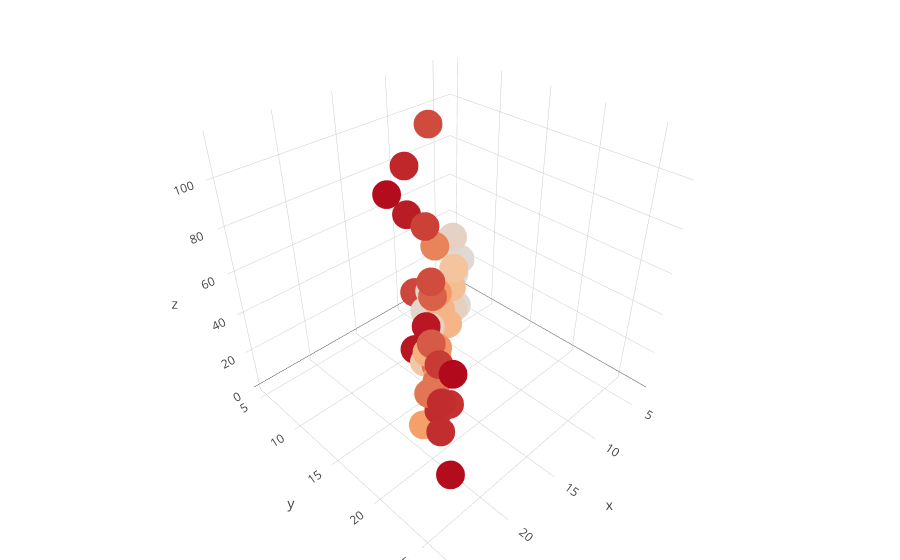

Notebook cell for this chart:
### Code cell
# create trace 1 that is 3d scatter
trace1 = go.Scatter3d(
    x=result.prediction,
    y=result.label,
    z=result.Newspaper,
    mode='markers',
    marker=dict(
        size=10,
        color=result.Radio,                # set color to an array/list of desired values      
    )
)

data = [trace1]
layout = go.Layout(
    margin=dict(
        l=0,
        r=0,
        b=0,
        t=0  
    )
    
)
fig = go.Figure(data=data, layout=layout)
iplot(fig)

### Figure 1 — Plotly figure (JSON) as saved in the notebook; plotly's stock layout.template omitted (floating-point values rounded to 4 significant figures)
{"data": [{"marker": {"color": [45.9, 48.9, 2.1, 2.6, 36.6, 29.3, 28.3, 20, 1.4, 22.3, 33.4, 25.7, 9.9, 3.1, 41.7, 49.4, 42.7, 15.5, 43.7, 1.6, 43, 14, 42.3, 36.3, 17.2, 0.3, 15.4, 46.8, 14.3, 32.3, 11.8, 38.6, 47, 39.7, 21.1, 37.6, 5.2, 20.9, 48.9, 28.7, 4.1, 4.9, 8.6], "size": 10}, "mode": "markers", "type": "scatter3d", "uid": "0fd7bb68-e1e5-4937-855a-1b96f19cb4f6", "x": [12.77, 12.99, 3.731, 12.28, 13.17, 15.05, 21.48, 18.63, 7.443, 16.3, 17.37, 9.128, 8.859, 12.38, 20.75, 21.5, 22.93, 16.58, 12.33, 4.468, 20.88, 10.45, 24.11, 23.22, 14.64, 6.992, 13.75, 15.65, 11.92, 19.47, 9.124, 12.2, 14.37, 18.36, 15.41, 11.16, 13.11, 14.34, 24.85, 17.06, 4.507, 8.069, 14.9], "y": [9.3, 7.2, 4.8, 10.6, 12.5, 15, 21.4, 17.4, 9.5, 16.6, 17.1, 8.5, 10.6, 11.4, 22.6, 23.7, 24.2, 15.7, 8.7, 6.9, 21.7, 11.5, 25.4, 23.8, 14.7, 8.7, 14.1, 14.6, 12.2, 19.7, 10.6, 10.8, 11.6, 19, 15.6, 8, 12.2, 14.5, 27, 17.3, 5.9, 9.7, 13.4], "z": [69.3, 75, 1, 21.2, 114, 12.6, 43.2, 0.3, 7.4, 31.6, 38.7, 43.3, 35.7, 34.6, 39.6, 60, 54.7, 27.3, 89.4, 20.7, 33.8, 10.9, 51.2, 100.9, 17.9, 23.2, 2.4, 34.5, 25.6, 74.2, 25.9, 65.6, 8.5, 37.7, 9.5, 21.6, 19.4, 47.4, 41.8, 18.2, 31.6, 8.1, 8.7]}], "layout": {"margin": {"b": 0, "l": 0, "r": 0, "t": 0}}}
